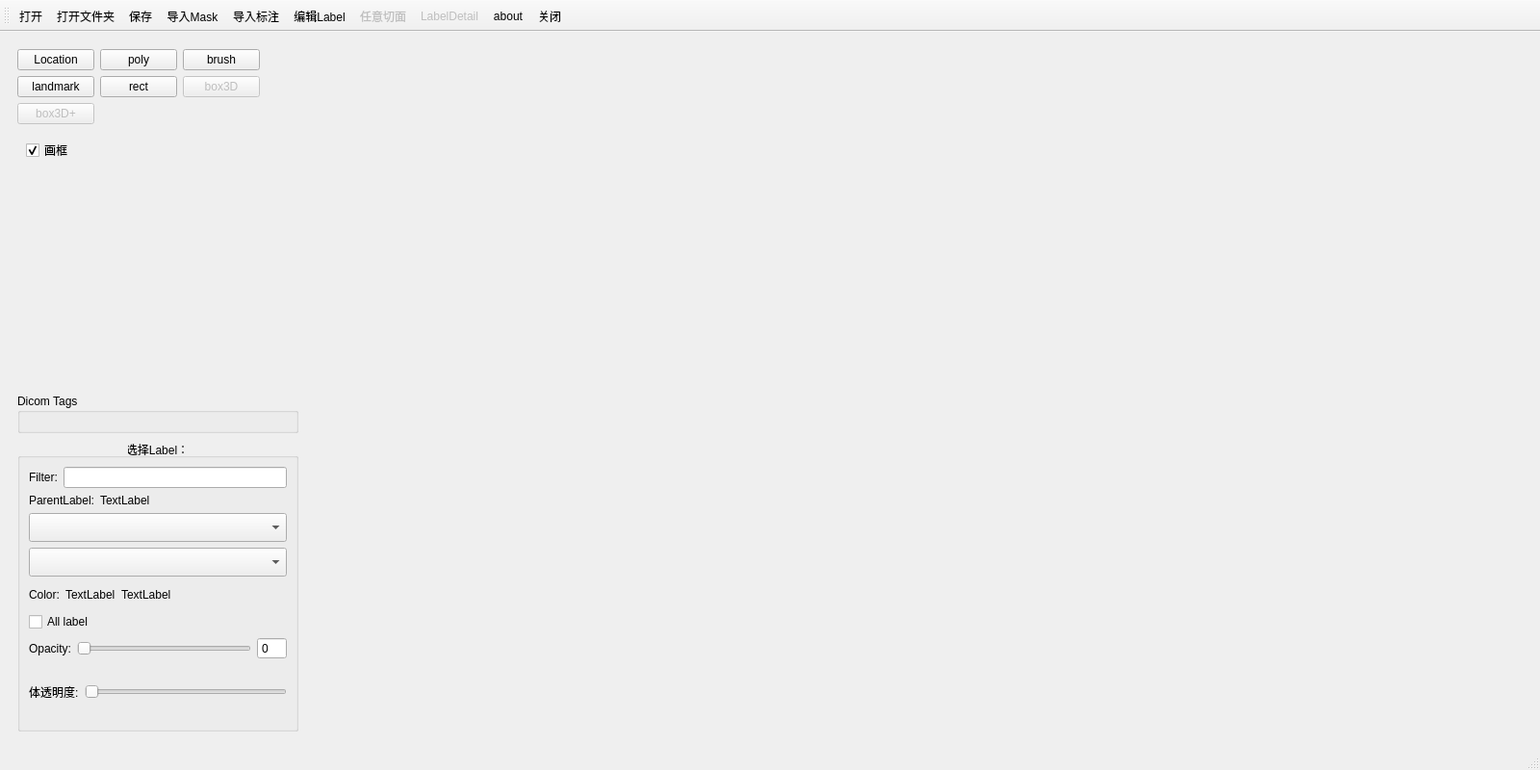
<?xml version="1.0" encoding="UTF-8"?>
<ui version="4.0">
 <class>MainWindow</class>
 <widget class="QMainWindow" name="MainWindow">
  <property name="geometry">
   <rect>
    <x>0</x>
    <y>0</y>
    <width>1600</width>
    <height>800</height>
   </rect>
  </property>
  <property name="windowTitle">
   <string>RayShape-Anno</string>
  </property>
  <property name="windowIcon">
   <iconset resource="../../res/qdarkstyle/style.qrc">
    <normaloff>:/icon/icon/rayshape_anno_logo_null.png</normaloff>:/icon/icon/rayshape_anno_logo_null.png</iconset>
  </property>
  <widget class="QWidget" name="centralwidget">
   <property name="styleSheet">
    <string notr="true"/>
   </property>
   <layout class="QVBoxLayout" name="verticalLayout_2">
    <item>
     <widget class="QStackedWidget" name="stackedWidget_2">
      <property name="currentIndex">
       <number>1</number>
      </property>
      <widget class="QWidget" name="startPage"/>
      <widget class="QWidget" name="mainPage">
       <layout class="QHBoxLayout" name="horizontalLayout_3">
        <property name="spacing">
         <number>0</number>
        </property>
        <property name="leftMargin">
         <number>0</number>
        </property>
        <property name="topMargin">
         <number>0</number>
        </property>
        <property name="rightMargin">
         <number>0</number>
        </property>
        <property name="bottomMargin">
         <number>0</number>
        </property>
        <item>
         <layout class="QHBoxLayout" name="horizontalLayout_7">
          <item>
           <widget class="QWidget" name="widget_5" native="true">
            <property name="sizePolicy">
             <sizepolicy hsizetype="Fixed" vsizetype="Preferred">
              <horstretch>0</horstretch>
              <verstretch>0</verstretch>
             </sizepolicy>
            </property>
            <layout class="QVBoxLayout" name="verticalLayout">
             <item>
              <layout class="QGridLayout" name="gridLayout_4">
               <item row="0" column="3">
                <spacer name="horizontalSpacer_2">
                 <property name="orientation">
                  <enum>Qt::Horizontal</enum>
                 </property>
                 <property name="sizeHint" stdset="0">
                  <size>
                   <width>40</width>
                   <height>20</height>
                  </size>
                 </property>
                </spacer>
               </item>
               <item row="1" column="1">
                <widget class="QPushButton" name="pushButton_3">
                 <property name="enabled">
                  <bool>true</bool>
                 </property>
                 <property name="text">
                  <string>rect</string>
                 </property>
                 <property name="icon">
                  <iconset resource="../../res/qdarkstyle/style.qrc">
                   <normaloff>:/icon/icon/bounding-box.png</normaloff>:/icon/icon/bounding-box.png</iconset>
                 </property>
                 <property name="checkable">
                  <bool>true</bool>
                 </property>
                 <property name="autoRepeat">
                  <bool>true</bool>
                 </property>
                 <property name="autoExclusive">
                  <bool>true</bool>
                 </property>
                </widget>
               </item>
               <item row="1" column="3">
                <spacer name="horizontalSpacer_3">
                 <property name="orientation">
                  <enum>Qt::Horizontal</enum>
                 </property>
                 <property name="sizeHint" stdset="0">
                  <size>
                   <width>40</width>
                   <height>20</height>
                  </size>
                 </property>
                </spacer>
               </item>
               <item row="1" column="0">
                <widget class="QPushButton" name="landmarkButton">
                 <property name="enabled">
                  <bool>true</bool>
                 </property>
                 <property name="text">
                  <string>landmark</string>
                 </property>
                 <property name="icon">
                  <iconset resource="../../res/qdarkstyle/style.qrc">
                   <normaloff>:/icon/icon/maps-and-flags.png</normaloff>:/icon/icon/maps-and-flags.png</iconset>
                 </property>
                 <property name="checkable">
                  <bool>true</bool>
                 </property>
                 <property name="autoRepeat">
                  <bool>true</bool>
                 </property>
                 <property name="autoExclusive">
                  <bool>true</bool>
                 </property>
                </widget>
               </item>
               <item row="0" column="0">
                <widget class="QPushButton" name="navLocation">
                 <property name="text">
                  <string>Location</string>
                 </property>
                 <property name="icon">
                  <iconset resource="../../res/qdarkstyle/style.qrc">
                   <normaloff>:/icon/icon/add.png</normaloff>:/icon/icon/add.png</iconset>
                 </property>
                 <property name="checkable">
                  <bool>true</bool>
                 </property>
                 <property name="autoRepeat">
                  <bool>true</bool>
                 </property>
                 <property name="autoExclusive">
                  <bool>true</bool>
                 </property>
                </widget>
               </item>
               <item row="0" column="1">
                <widget class="QPushButton" name="polygonButton">
                 <property name="enabled">
                  <bool>true</bool>
                 </property>
                 <property name="text">
                  <string>poly</string>
                 </property>
                 <property name="icon">
                  <iconset resource="../../res/qdarkstyle/style.qrc">
                   <normaloff>:/icon/icon/pentagon.png</normaloff>:/icon/icon/pentagon.png</iconset>
                 </property>
                 <property name="checkable">
                  <bool>true</bool>
                 </property>
                 <property name="autoRepeat">
                  <bool>true</bool>
                 </property>
                 <property name="autoExclusive">
                  <bool>true</bool>
                 </property>
                </widget>
               </item>
               <item row="0" column="2">
                <widget class="QPushButton" name="pushButton_5">
                 <property name="enabled">
                  <bool>true</bool>
                 </property>
                 <property name="text">
                  <string>brush</string>
                 </property>
                 <property name="icon">
                  <iconset resource="../../res/qdarkstyle/style.qrc">
                   <normaloff>:/icon/icon/paint-brush.png</normaloff>:/icon/icon/paint-brush.png</iconset>
                 </property>
                 <property name="checkable">
                  <bool>true</bool>
                 </property>
                 <property name="autoRepeat">
                  <bool>true</bool>
                 </property>
                 <property name="autoExclusive">
                  <bool>true</bool>
                 </property>
                </widget>
               </item>
               <item row="1" column="2">
                <widget class="QPushButton" name="box3DButton">
                 <property name="enabled">
                  <bool>false</bool>
                 </property>
                 <property name="text">
                  <string>box3D</string>
                 </property>
                 <property name="checkable">
                  <bool>true</bool>
                 </property>
                 <property name="autoRepeat">
                  <bool>true</bool>
                 </property>
                 <property name="autoExclusive">
                  <bool>true</bool>
                 </property>
                </widget>
               </item>
               <item row="2" column="0">
                <widget class="QPushButton" name="box3DPlusBtn">
                 <property name="enabled">
                  <bool>false</bool>
                 </property>
                 <property name="text">
                  <string>box3D+</string>
                 </property>
                 <property name="checkable">
                  <bool>true</bool>
                 </property>
                 <property name="autoRepeat">
                  <bool>true</bool>
                 </property>
                 <property name="autoExclusive">
                  <bool>true</bool>
                 </property>
                </widget>
               </item>
              </layout>
             </item>
             <item>
              <widget class="QStackedWidget" name="stackedWidget">
               <property name="currentIndex">
                <number>4</number>
               </property>
               <widget class="QWidget" name="pagePoly">
                <layout class="QGridLayout" name="gridLayout">
                 <item row="0" column="0">
                  <widget class="QCheckBox" name="ckbInvert">
                   <property name="text">
                    <string>Invert polygon</string>
                   </property>
                  </widget>
                 </item>
                 <item row="3" column="0">
                  <spacer name="verticalSpacer_2">
                   <property name="orientation">
                    <enum>Qt::Vertical</enum>
                   </property>
                   <property name="sizeHint" stdset="0">
                    <size>
                     <width>20</width>
                     <height>40</height>
                    </size>
                   </property>
                  </spacer>
                 </item>
                 <item row="1" column="0">
                  <layout class="QHBoxLayout" name="horizontalLayout_4">
                   <property name="spacing">
                    <number>6</number>
                   </property>
                   <item>
                    <widget class="QPushButton" name="btnRedo">
                     <property name="text">
                      <string>Redo</string>
                     </property>
                    </widget>
                   </item>
                   <item>
                    <widget class="QPushButton" name="btnUndo">
                     <property name="text">
                      <string>Undo</string>
                     </property>
                    </widget>
                   </item>
                  </layout>
                 </item>
                </layout>
               </widget>
               <widget class="QWidget" name="pageLandMark"/>
               <widget class="QWidget" name="pageRect">
                <layout class="QGridLayout" name="gridLayout_2">
                 <item row="5" column="0">
                  <spacer name="verticalSpacer_3">
                   <property name="orientation">
                    <enum>Qt::Vertical</enum>
                   </property>
                   <property name="sizeHint" stdset="0">
                    <size>
                     <width>20</width>
                     <height>40</height>
                    </size>
                   </property>
                  </spacer>
                 </item>
                 <item row="3" column="0">
                  <widget class="QPushButton" name="rectDelBtn">
                   <property name="text">
                    <string>delete</string>
                   </property>
                  </widget>
                 </item>
                 <item row="3" column="1">
                  <spacer name="horizontalSpacer_4">
                   <property name="orientation">
                    <enum>Qt::Horizontal</enum>
                   </property>
                   <property name="sizeHint" stdset="0">
                    <size>
                     <width>40</width>
                     <height>20</height>
                    </size>
                   </property>
                  </spacer>
                 </item>
                 <item row="0" column="0">
                  <widget class="QCheckBox" name="rectDrawBtn">
                   <property name="text">
                    <string>画框</string>
                   </property>
                   <property name="checked">
                    <bool>true</bool>
                   </property>
                  </widget>
                 </item>
                </layout>
               </widget>
               <widget class="QWidget" name="pageBrush"/>
               <widget class="QWidget" name="pageBox3D">
                <layout class="QGridLayout" name="gridLayout_5">
                 <item row="0" column="0">
                  <widget class="QCheckBox" name="rectDrawBtn_2">
                   <property name="text">
                    <string>画框</string>
                   </property>
                   <property name="checked">
                    <bool>true</bool>
                   </property>
                  </widget>
                 </item>
                 <item row="1" column="1">
                  <spacer name="horizontalSpacer_5">
                   <property name="orientation">
                    <enum>Qt::Horizontal</enum>
                   </property>
                   <property name="sizeHint" stdset="0">
                    <size>
                     <width>184</width>
                     <height>20</height>
                    </size>
                   </property>
                  </spacer>
                 </item>
                 <item row="2" column="0">
                  <spacer name="verticalSpacer_4">
                   <property name="orientation">
                    <enum>Qt::Vertical</enum>
                   </property>
                   <property name="sizeHint" stdset="0">
                    <size>
                     <width>20</width>
                     <height>247</height>
                    </size>
                   </property>
                  </spacer>
                 </item>
                </layout>
               </widget>
               <widget class="QWidget" name="pageLocation"/>
              </widget>
             </item>
             <item>
              <widget class="QGroupBox" name="groupBox_2">
               <property name="title">
                <string>Dicom Tags</string>
               </property>
               <layout class="QVBoxLayout" name="verticalLayout_4"/>
              </widget>
             </item>
             <item>
              <widget class="QGroupBox" name="groupBox">
               <property name="sizePolicy">
                <sizepolicy hsizetype="Expanding" vsizetype="Expanding">
                 <horstretch>0</horstretch>
                 <verstretch>0</verstretch>
                </sizepolicy>
               </property>
               <property name="title">
                <string>选择Label：</string>
               </property>
               <property name="alignment">
                <set>Qt::AlignCenter</set>
               </property>
               <layout class="QVBoxLayout" name="verticalLayout_3">
                <item>
                 <layout class="QHBoxLayout" name="horizontalLayout_6">
                  <item>
                   <widget class="QLabel" name="label_3">
                    <property name="text">
                     <string>Filter:</string>
                    </property>
                   </widget>
                  </item>
                  <item>
                   <widget class="QLineEdit" name="filterEdit">
                    <property name="enabled">
                     <bool>true</bool>
                    </property>
                   </widget>
                  </item>
                 </layout>
                </item>
                <item>
                 <layout class="QHBoxLayout" name="horizontalLayout_9">
                  <item>
                   <widget class="QLabel" name="label_4">
                    <property name="sizePolicy">
                     <sizepolicy hsizetype="Fixed" vsizetype="Preferred">
                      <horstretch>0</horstretch>
                      <verstretch>0</verstretch>
                     </sizepolicy>
                    </property>
                    <property name="text">
                     <string>ParentLabel:</string>
                    </property>
                   </widget>
                  </item>
                  <item>
                   <widget class="QLabel" name="selectParentLabelName">
                    <property name="text">
                     <string>TextLabel</string>
                    </property>
                   </widget>
                  </item>
                 </layout>
                </item>
                <item>
                 <widget class="QComboBox" name="comboBox_2">
                  <property name="minimumSize">
                   <size>
                    <width>0</width>
                    <height>30</height>
                   </size>
                  </property>
                 </widget>
                </item>
                <item>
                 <widget class="QComboBox" name="comboBox">
                  <property name="minimumSize">
                   <size>
                    <width>0</width>
                    <height>30</height>
                   </size>
                  </property>
                 </widget>
                </item>
                <item>
                 <layout class="QHBoxLayout" name="horizontalLayout_5">
                  <item>
                   <widget class="QLabel" name="label">
                    <property name="sizePolicy">
                     <sizepolicy hsizetype="Fixed" vsizetype="Preferred">
                      <horstretch>0</horstretch>
                      <verstretch>0</verstretch>
                     </sizepolicy>
                    </property>
                    <property name="text">
                     <string>Color:</string>
                    </property>
                   </widget>
                  </item>
                  <item>
                   <widget class="QLabel" name="inSelectColor">
                    <property name="sizePolicy">
                     <sizepolicy hsizetype="Fixed" vsizetype="Preferred">
                      <horstretch>0</horstretch>
                      <verstretch>0</verstretch>
                     </sizepolicy>
                    </property>
                    <property name="minimumSize">
                     <size>
                      <width>25</width>
                      <height>25</height>
                     </size>
                    </property>
                    <property name="text">
                     <string>TextLabel</string>
                    </property>
                   </widget>
                  </item>
                  <item>
                   <widget class="QLabel" name="selectLabelName">
                    <property name="text">
                     <string>TextLabel</string>
                    </property>
                   </widget>
                  </item>
                 </layout>
                </item>
                <item>
                 <widget class="QCheckBox" name="allLabelCheckBox">
                  <property name="text">
                   <string>All label</string>
                  </property>
                 </widget>
                </item>
                <item>
                 <layout class="QHBoxLayout" name="horizontalLayout_8">
                  <item>
                   <widget class="QLabel" name="inSelectOpacity">
                    <property name="text">
                     <string>Opacity:</string>
                    </property>
                   </widget>
                  </item>
                  <item>
                   <widget class="QSlider" name="inOpacitySlider">
                    <property name="maximum">
                     <number>255</number>
                    </property>
                    <property name="orientation">
                     <enum>Qt::Horizontal</enum>
                    </property>
                   </widget>
                  </item>
                  <item>
                   <widget class="QSpinBox" name="inOpacitySpinBox">
                    <property name="buttonSymbols">
                     <enum>QAbstractSpinBox::NoButtons</enum>
                    </property>
                    <property name="maximum">
                     <number>255</number>
                    </property>
                   </widget>
                  </item>
                 </layout>
                </item>
                <item>
                 <spacer name="verticalSpacer_5">
                  <property name="orientation">
                   <enum>Qt::Vertical</enum>
                  </property>
                  <property name="sizeHint" stdset="0">
                   <size>
                    <width>20</width>
                    <height>40</height>
                   </size>
                  </property>
                 </spacer>
                </item>
                <item>
                 <layout class="QHBoxLayout" name="horizontalLayout_2">
                  <property name="sizeConstraint">
                   <enum>QLayout::SetDefaultConstraint</enum>
                  </property>
                  <item>
                   <widget class="QLabel" name="label_2">
                    <property name="text">
                     <string>体透明度:</string>
                    </property>
                   </widget>
                  </item>
                  <item>
                   <widget class="QSlider" name="voxOpacitySlider">
                    <property name="orientation">
                     <enum>Qt::Horizontal</enum>
                    </property>
                   </widget>
                  </item>
                 </layout>
                </item>
                <item>
                 <spacer name="verticalSpacer">
                  <property name="orientation">
                   <enum>Qt::Vertical</enum>
                  </property>
                  <property name="sizeHint" stdset="0">
                   <size>
                    <width>20</width>
                    <height>40</height>
                   </size>
                  </property>
                 </spacer>
                </item>
               </layout>
              </widget>
             </item>
            </layout>
           </widget>
          </item>
          <item>
           <widget class="QWidget" name="widget" native="true">
            <layout class="QHBoxLayout" name="horizontalLayout">
             <property name="spacing">
              <number>0</number>
             </property>
             <property name="leftMargin">
              <number>0</number>
             </property>
             <property name="topMargin">
              <number>0</number>
             </property>
             <property name="rightMargin">
              <number>0</number>
             </property>
             <property name="bottomMargin">
              <number>0</number>
             </property>
            </layout>
           </widget>
          </item>
          <item>
           <widget class="LabelListComponent" name="labelList" native="true">
            <property name="sizePolicy">
             <sizepolicy hsizetype="Fixed" vsizetype="Preferred">
              <horstretch>0</horstretch>
              <verstretch>0</verstretch>
             </sizepolicy>
            </property>
            <property name="minimumSize">
             <size>
              <width>200</width>
              <height>0</height>
             </size>
            </property>
           </widget>
          </item>
         </layout>
        </item>
       </layout>
      </widget>
     </widget>
    </item>
   </layout>
  </widget>
  <widget class="QStatusBar" name="statusbar"/>
  <widget class="QToolBar" name="toolBar">
   <property name="enabled">
    <bool>true</bool>
   </property>
   <property name="windowTitle">
    <string>toolBar</string>
   </property>
   <property name="toolButtonStyle">
    <enum>Qt::ToolButtonTextBesideIcon</enum>
   </property>
   <attribute name="toolBarArea">
    <enum>TopToolBarArea</enum>
   </attribute>
   <attribute name="toolBarBreak">
    <bool>false</bool>
   </attribute>
   <addaction name="actionLoad"/>
   <addaction name="actionLoadDir"/>
   <addaction name="actionSave"/>
   <addaction name="actionImportMask"/>
   <addaction name="actionImportJson"/>
   <addaction name="actionLabelEditor"/>
   <addaction name="actionAnySlice"/>
   <addaction name="actionLabelDetail"/>
   <addaction name="actionAbout"/>
   <addaction name="actionClose"/>
  </widget>
  <action name="actionLabelEditor">
   <property name="icon">
    <iconset resource="../../res/qdarkstyle/style.qrc">
     <normaloff>:/icon/icon/color-palette.png</normaloff>:/icon/icon/color-palette.png</iconset>
   </property>
   <property name="text">
    <string>编辑Label</string>
   </property>
  </action>
  <action name="actionExit">
   <property name="text">
    <string>Exit</string>
   </property>
  </action>
  <action name="actionLoad">
   <property name="icon">
    <iconset resource="../../res/qdarkstyle/style.qrc">
     <normaloff>:/icon/icon/open-book.png</normaloff>:/icon/icon/open-book.png</iconset>
   </property>
   <property name="text">
    <string>打开</string>
   </property>
  </action>
  <action name="actionSave">
   <property name="icon">
    <iconset resource="../../res/qdarkstyle/style.qrc">
     <normaloff>:/icon/icon/diskette.png</normaloff>:/icon/icon/diskette.png</iconset>
   </property>
   <property name="text">
    <string>保存</string>
   </property>
  </action>
  <action name="actionImportMask">
   <property name="icon">
    <iconset resource="../../res/qdarkstyle/style.qrc">
     <normaloff>:/icon/icon/open-book.png</normaloff>:/icon/icon/open-book.png</iconset>
   </property>
   <property name="text">
    <string>导入Mask</string>
   </property>
  </action>
  <action name="actionClose">
   <property name="icon">
    <iconset resource="../../res/qdarkstyle/style.qrc">
     <normaloff>:/icon/icon/close.png</normaloff>:/icon/icon/close.png</iconset>
   </property>
   <property name="text">
    <string>关闭</string>
   </property>
   <property name="shortcut">
    <string>Ctrl+W</string>
   </property>
  </action>
  <action name="actionAnySlice">
   <property name="enabled">
    <bool>false</bool>
   </property>
   <property name="icon">
    <iconset resource="../../res/qdarkstyle/style.qrc">
     <normaloff>:/icon/icon/browsers.png</normaloff>:/icon/icon/browsers.png</iconset>
   </property>
   <property name="text">
    <string>任意切面</string>
   </property>
   <property name="toolTip">
    <string>任意切面</string>
   </property>
  </action>
  <action name="actionImportJson">
   <property name="icon">
    <iconset resource="../../res/qdarkstyle/style.qrc">
     <normaloff>:/icon/icon/open-book.png</normaloff>:/icon/icon/open-book.png</iconset>
   </property>
   <property name="text">
    <string>导入标注</string>
   </property>
  </action>
  <action name="actionLabelDetail">
   <property name="enabled">
    <bool>false</bool>
   </property>
   <property name="icon">
    <iconset resource="../../res/qdarkstyle/style.qrc">
     <normaloff>:/icon/icon/rubiks-cube.png</normaloff>:/icon/icon/rubiks-cube.png</iconset>
   </property>
   <property name="text">
    <string>LabelDetail</string>
   </property>
  </action>
  <action name="actionLoadDir">
   <property name="icon">
    <iconset resource="../../res/qdarkstyle/style.qrc">
     <normaloff>:/icon/icon/open-box.png</normaloff>:/icon/icon/open-box.png</iconset>
   </property>
   <property name="text">
    <string>打开文件夹</string>
   </property>
  </action>
  <action name="actionAbout">
   <property name="icon">
    <iconset resource="../../res/qdarkstyle/style.qrc">
     <normaloff>:/icon/icon/question.png</normaloff>:/icon/icon/question.png</iconset>
   </property>
   <property name="text">
    <string>about</string>
   </property>
  </action>
 </widget>
 <customwidgets>
  <customwidget>
   <class>LabelListComponent</class>
   <extends>QWidget</extends>
   <header>LabelListComponent.h</header>
   <container>1</container>
  </customwidget>
 </customwidgets>
 <resources>
  <include location="../../res/qdarkstyle/style.qrc"/>
 </resources>
 <connections>
  <connection>
   <sender>inOpacitySpinBox</sender>
   <signal>valueChanged(int)</signal>
   <receiver>inOpacitySlider</receiver>
   <slot>setValue(int)</slot>
   <hints>
    <hint type="sourcelabel">
     <x>293</x>
     <y>575</y>
    </hint>
    <hint type="destinationlabel">
     <x>241</x>
     <y>576</y>
    </hint>
   </hints>
  </connection>
 </connections>
</ui>
